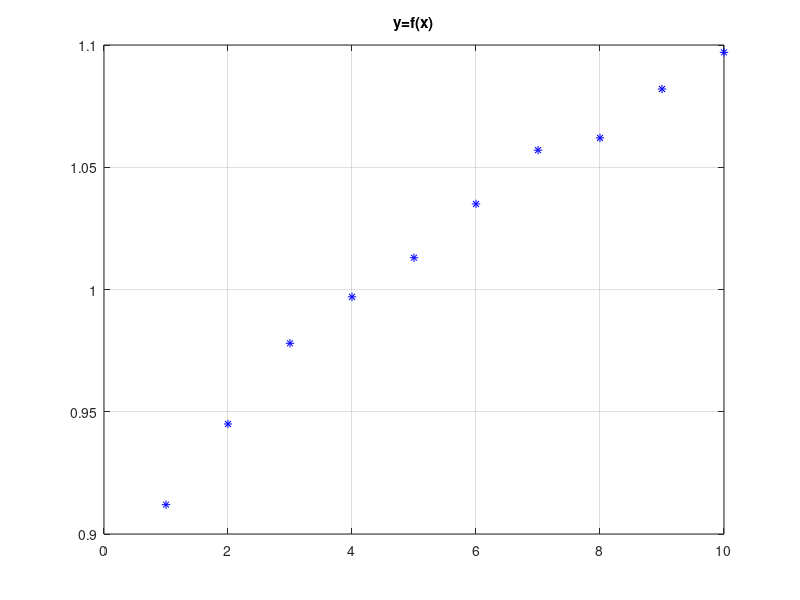
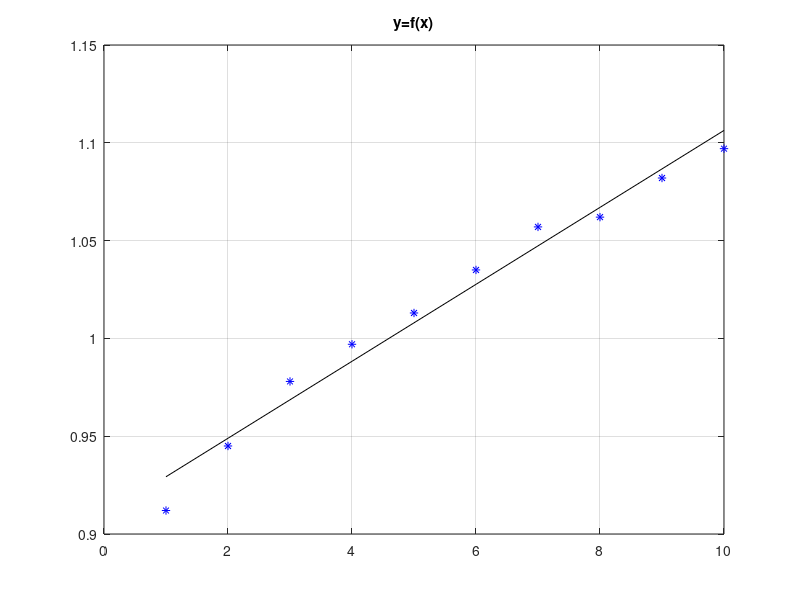
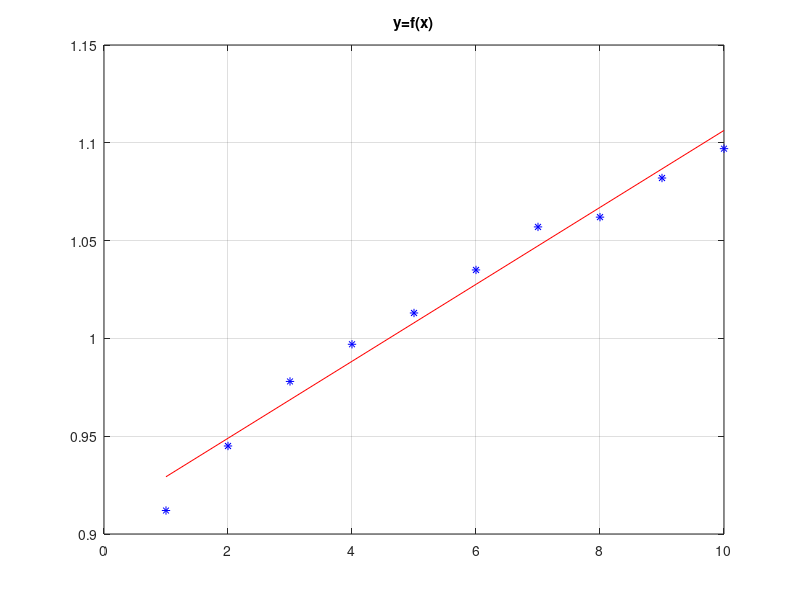

MATLAB code to generate these figures, in order:
% approx_line.m
% Regresja liniowa: y = a*x + b
clear all; close all;

% W wyniku pomiaru otrzymano nastepujace liczby ( x = numer pomiaru, y = wartosc )
x = [ 1       2      3      4      5      6      7      8      9      10    ];
y = [ 0.912   0.945  0.978  0.997  1.013  1.035  1.057  1.062  1.082  1.097 ];
figure; plot( x, y, 'b*' ); title('y=f(x)'); grid; pause

% Aproksymacja linia prosta: y = a * x + b
if(1)                  % OGOLNIE - rozwiazanie rownania macierzowego
  xt = x'; yt = y'; N = length( xt );                 %    X      *   ab
  X = [ xt, ones(N,1) ];       % y(n) = a*x(n) + b =  | x(1)  1 | * | a |
  ab = X \ yt;                 % y(1) = a*x(1) + b =  | x(2)  1 |   | b |          
  a = ab(1), b = ab(2),        % y(2) = a*x(2) + b =  | x(3)  1 |
else                   % W TYM PRZYPADKU - na podstawie wyprowadzonych wzorow
  xm = mean( x );              % srednia wartosc wektora x
  ym = mean( y );              % srednia wartosc wektora y
  xr = x - xm;                 % wektor x - srednia x (od kazdego elementu)
  yr = y - ym;                 % wektor y - srednia y (od kazdego elementu)
  a = (xr * yr') / (xr * xr')  % obliczenie wsp a prostej, to samo
                               % inaczej: a = sum( xr .* yr ) / sum( xr .* xr )
  b = ym - a * xm              % obliczenie wsp b prostej
end
figure; plot( x, y, 'b*', x, a*x+b, 'k-' ); title('y=f(x)'); grid; pause
% Takze wielomiany wyzszych rzedow 
p = polyfit( x, y, 1 ),        % a=p(1), b=p(2)
figure; plot( x, y, 'b*', x, polyval(p,x), 'r-' ); title('y=f(x)'); grid; pause
